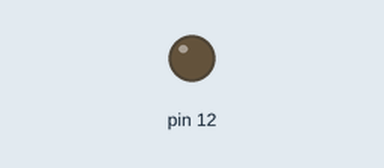
A sketch run on a simulated Arduino Uno, built with avr-gcc and run on an emulated ATmega328P. On the bench: output pins drawn as LEDs (lit = HIGH).

Above: at 0.9 s.
At 7.2 s:
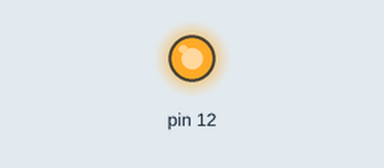
Timing chart, 0 to 7.5 s (numbered marks = the images above):
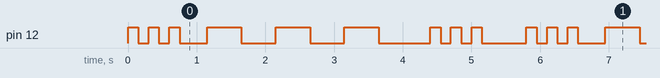

Measured:
- by itself, pin 12: repeats every 5.8 s: 2 × (LOW 0.15 s, HIGH 0.15 s), LOW 0.40 s, 2 × (HIGH 0.50 s, LOW 0.50 s), HIGH 0.50 s, LOW 0.75 s, 2 × (HIGH 0.15 s, LOW 0.15 s), HIGH 0.15 s, LOW 0.65 s, HIGH 0.15 s
- by itself, everything shown: repeats every 5.8 s, in 18 steps

The sketch:

pisca_sos.ino
```cpp
// 2022-02-16
void setup() {
  pinMode(12,OUTPUT);
}
void loop() {
  int i;
  // . . .
  for (i = 0; i < 3; ++i) {
    digitalWrite(12,1);
    delay(150);
    digitalWrite(12,0);
    delay(150);
  }
  delay(250);
  // - - -
  for (i = 0; i <3; ++i) {
    digitalWrite(12,1);
    delay(500);
    digitalWrite(12,0);
    delay(500);
  }
  delay(250);
  // . . .
  for (i = 0; i < 3; ++i) {
    digitalWrite(12,1);
    delay(150);
    digitalWrite(12,0);
    delay(150);
  }
  delay(500);
}
```
